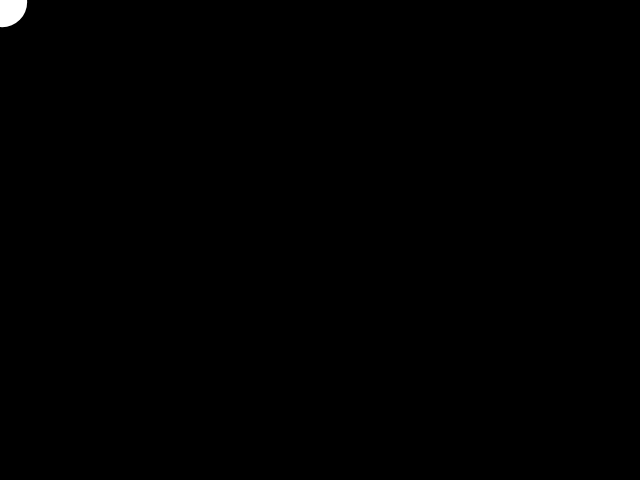
Frame 1 (no input)
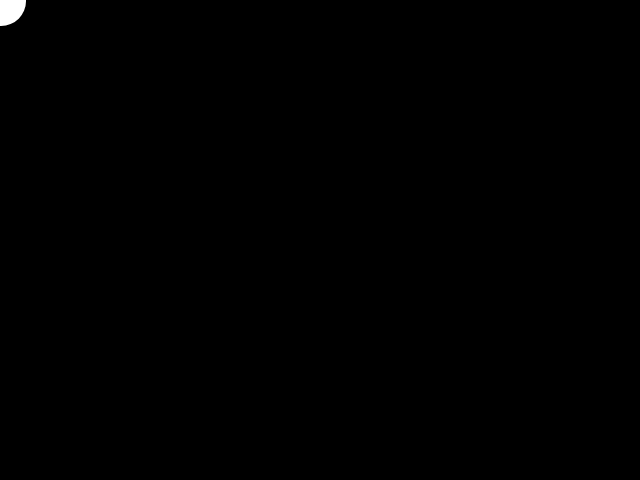
Frame 60 (no input)
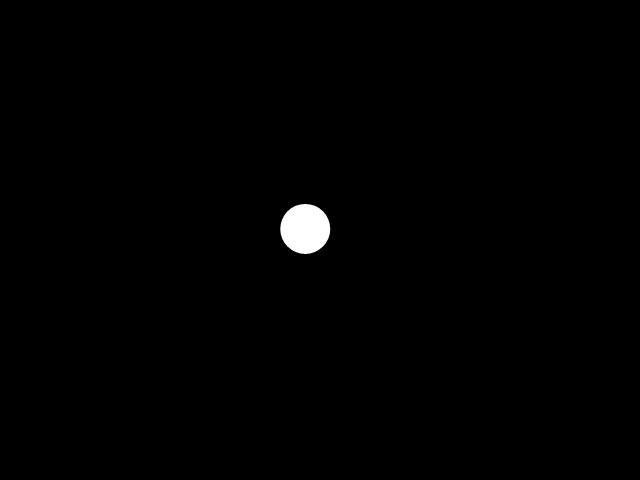
Frame 120 (the mouse pressed at the canvas centre since frame 60)

The p5.js sketch that drew these frames (run headless with seeded random() and noise() and a simulated clock; from frame 60 on, the mouse is pressed at the canvas centre):

// p5.js sketch
// ── sketch.js
function setup() {
	// create a place to draw
	createCanvas(640, 480);
	noStroke();
	smooth();
	// noLoop();
xpos = mouseX;
ypos = mouseY;
}

function draw() {
	// clear the background
	background(0, 0, 0);
	xpos += (mouseX - xpos)/20;
	ypos += (mouseY - ypos)/20;
	//xpos = xpos + (mouseX - xpos)/5.0;
	//ypos = ypos + (mouseY - ypos)/5.0;
	// set a fill color
	fill(255, 255, 255);

	var x = random(-5, 5);
	if ((xpos == mouseX) && (ypos == mouseY)) {
			console.log("test");
			ellipse(xpos + x, ypos + x, 50, 50);
	} else {
		ellipse(xpos, ypos, 50, 50);
	}

}
